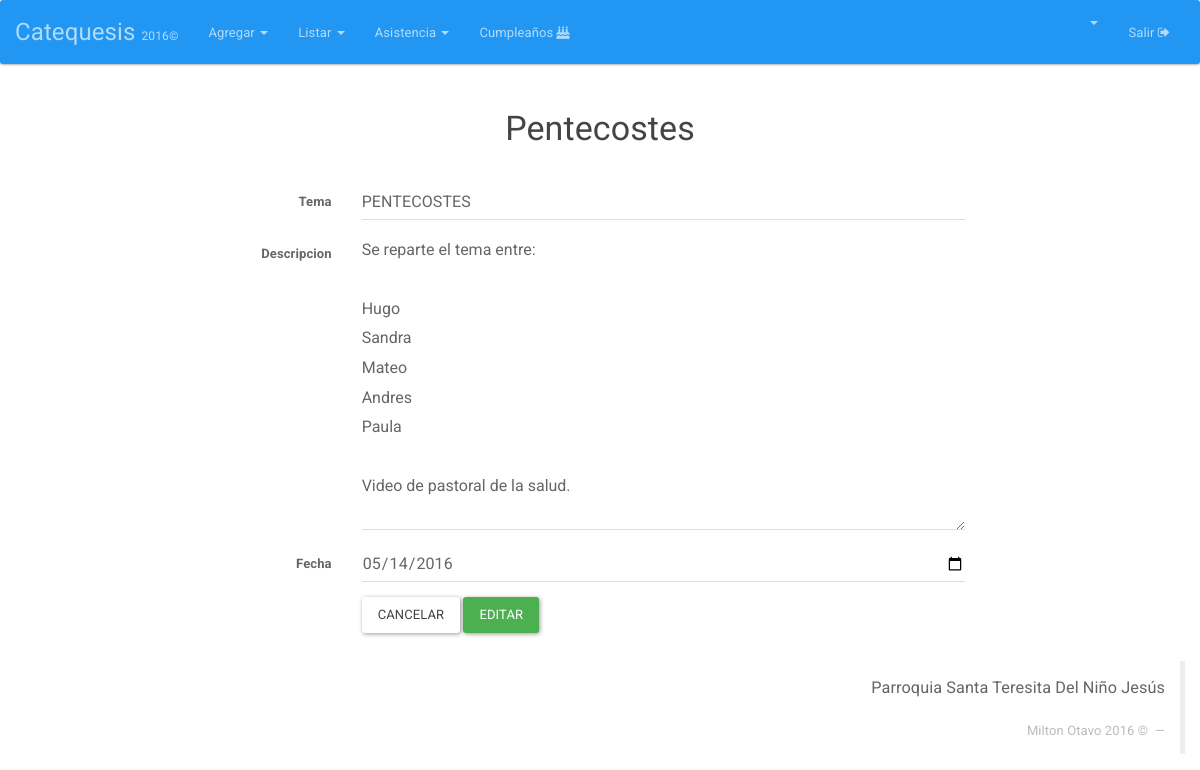
Screenshot of /Temas/editar/1 (signed in) with the database file from the repository.
### tables this page shows
CREATE TABLE `tema` (
  `ID_TEMA` int(11) NOT NULL,
  `TEMA` varchar(50) NOT NULL,
  `DESCRIPCION` text NOT NULL,
  `FECHA` date DEFAULT NULL,
  `USUARIOLOG` bigint(11) NOT NULL,
  `FECHALOG` timestamp NOT NULL DEFAULT CURRENT_TIMESTAMP ON UPDATE CURRENT_TIMESTAMP
);

### index.php (called while the page is built, shortened)
<?php
if (isset($_SESSION['app_id'])) {
	require_once "Core/Models/Conexion.php";
}
Core\Config\Enrutador::run(new Core\Config\Request());
?>

### Core/Models/Conexion.php (called while the page is built, shortened)
<?php namespace Core\Models;
	class Conexion{
		private $datos= array (
				"host"=>DB_HOST,
				"user"=>DB_USER,
				"pass"=>DB_PASS,
				"db"=>DB_NAME
			);
		private $db;
		public function __construct()
		{
			$this->db = new \mysqli(
					$this->datos['host'],
					$this->datos['user'],
					$this->datos['pass'],
					$this->datos['db']
				);
			$this->db-> set_charset("utf8");
		}
		public function consultaRetorno($sql){
			$datos = $this->db->query($sql);
			return $datos;
		}
	}
 ?>

### Core/Config/Request.php (called while the page is built, shortened)
<?php namespace Core\Config;
class Request{
	private $metodo;
	private $argumento;
	public function __construct(){
		if(isset($_GET['url'])){
			$ruta = filter_input(INPUT_GET, 'url', FILTER_SANITIZE_URL);
			$ruta = explode("/", $ruta);
			$ruta = array_filter($ruta);
			if($ruta[0] == "index.php"){
				$this->controlador = "Login";
			}else{
				$this->controlador = strtolower(array_shift($ruta));
			}
			$this->metodo = strtolower(array_shift($ruta));
			$this->argumento = $ruta;
		}else{
			$this->controlador = "Login";
			$this->metodo = "index";
		}
	}
	public function getMetodo(){
		return $this->metodo;
	}
	public function getArgumento(){
		return $this->argumento;
	}
}
?>

### Core/Controllers/TemasController.php (called while the page is built, shortened)
<?php namespace Core\Controllers;
class TemasController{
	private $Tema;
	public function __construct(){
		$this->Tema = new Tema();
	}
	public function editar($id){
		if (!$_POST) {
			$this->Tema->__set("idTema", $id);
			$datos=$this->Tema->view();
			return $datos;
		}
	}
}
?>

### Core/Models/Tema.php (called while the page is built, shortened)
<?php namespace Core\Models;
	class Tema {
		private $idTema;
		private $db;
		public function __construct(){
			$this->db = new Conexion();
		}
		 public function view(){
			$sql="SELECT t.*, u.* FROM tema t  INNER JOIN usuarios u ON t.USUARIOLOG=u.ID  WHERE ID_TEMA='{$this->idTema}'";
			$datos = $this->db->consultaRetorno($sql);
			$row = mysqli_fetch_assoc($datos);
			return $row;
		}
	}
 ?>

### HTML/Temas/editar.php (the view, shortened to what this page needs)
<html>
<head>
	<?php include(HTML_DIR.'/overall/header.php') ?>
</head>
<body>
	<?php include(HTML_DIR.'/overall/nav.php') ?>
	<div class="container">
		<h3 align="center"><?php echo ucwords(strtolower($datos['TEMA'])); ?></h3>
		<br>
		<div class="">
			<div class="col-md-2"></div>
			<div class="col-md-8">
				<form class="form-horizontal" enctype="multipart/form-data" method="POST">
					<fieldset>
						<div class="form-group">
							<label for="inputNombres" class="col-lg-2 control-label" style="font-weight: bold;">Tema</label>
							<div class="col-lg-10">
								<input type="text" class="form-control" name="inputTema" placeholder="Tema" required value="<?php echo $datos['TEMA'] ?>">
							</div>
						</div>
						<div class="form-group">
							<label for="inputPrimerApellido" class="col-lg-2 control-label" style="font-weight: bold;">Descripcion</label>
							<div class="col-lg-10">
								<textarea  type="text" class="form-control" name="inputDescripcion" rows="10" required><?php echo $datos['DESCRIPCION'] ?></textarea>
							</div>
						</div>
						<div class="form-group">
							<label for="inputSegundoApellido" class="col-lg-2 control-label"  style="font-weight: bold;">Fecha</label>
							<div class="col-lg-10">
								<input type="date" class="form-control" name="inputFecha" value="<?php echo $datos['FECHA'] ?>">
							</div>
						</div>
						<div class="form-group">
							<div class="col-lg-10 col-lg-offset-2">
								<button type="reset" class="btn btn-default">Cancelar</button>
								<button type="submit" class="btn btn-success">Editar</button>
							</div>
						</div>
					</fieldset>
				</form>
			</div>
			<div class="col-md-2"></div>
		</div>
	</div>
	<?php include(HTML_DIR.'/overall/footer.php') ?>
</body>
</html>

### rows the page displays
tema: TEMA "Pentecostes", inputTema "PENTECOSTES", inputDescripcion "Se reparte el tema entre: Hugo Sandra Mateo Andres Paula Video de pastoral de la salud.", inputFecha "05/14/2016"
